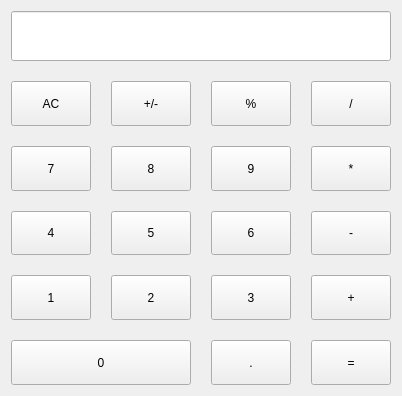
<?xml version="1.0" encoding="UTF-8"?>
<ui version="4.0">
 <class>Form</class>
 <widget class="QWidget" name="Form">
  <property name="geometry">
   <rect>
    <x>0</x>
    <y>0</y>
    <width>383</width>
    <height>396</height>
   </rect>
  </property>
  <property name="windowTitle">
   <string>Form</string>
  </property>
  <property name="styleSheet">
   <string notr="true"/>
  </property>
  <layout class="QGridLayout" name="gridLayout">
   <property name="spacing">
    <number>20</number>
   </property>
   <item row="5" column="3">
    <widget class="CalculatorBtn" name="pushButton_17">
     <property name="sizePolicy">
      <sizepolicy hsizetype="Minimum" vsizetype="Expanding">
       <horstretch>0</horstretch>
       <verstretch>0</verstretch>
      </sizepolicy>
     </property>
     <property name="text">
      <string>=</string>
     </property>
     <property name="checkable">
      <bool>true</bool>
     </property>
     <property name="autoExclusive">
      <bool>true</bool>
     </property>
     <property name="bg" stdset="0">
      <string>equal</string>
     </property>
     <property name="role" stdset="0">
      <string>calculate</string>
     </property>
    </widget>
   </item>
   <item row="2" column="2">
    <widget class="CalculatorBtn" name="pushButton_8">
     <property name="sizePolicy">
      <sizepolicy hsizetype="Minimum" vsizetype="Expanding">
       <horstretch>0</horstretch>
       <verstretch>0</verstretch>
      </sizepolicy>
     </property>
     <property name="text">
      <string>9</string>
     </property>
     <property name="checkable">
      <bool>true</bool>
     </property>
     <property name="autoExclusive">
      <bool>true</bool>
     </property>
     <property name="bg" stdset="0">
      <string>gray</string>
     </property>
     <property name="role" stdset="0">
      <string>num</string>
     </property>
    </widget>
   </item>
   <item row="2" column="1">
    <widget class="CalculatorBtn" name="pushButton_7">
     <property name="sizePolicy">
      <sizepolicy hsizetype="Minimum" vsizetype="Expanding">
       <horstretch>0</horstretch>
       <verstretch>0</verstretch>
      </sizepolicy>
     </property>
     <property name="text">
      <string>8</string>
     </property>
     <property name="checkable">
      <bool>true</bool>
     </property>
     <property name="autoExclusive">
      <bool>true</bool>
     </property>
     <property name="bg" stdset="0">
      <string>gray</string>
     </property>
     <property name="role" stdset="0">
      <string>num</string>
     </property>
    </widget>
   </item>
   <item row="2" column="0">
    <widget class="CalculatorBtn" name="pushButton_6">
     <property name="sizePolicy">
      <sizepolicy hsizetype="Minimum" vsizetype="Expanding">
       <horstretch>0</horstretch>
       <verstretch>0</verstretch>
      </sizepolicy>
     </property>
     <property name="text">
      <string>7</string>
     </property>
     <property name="checkable">
      <bool>true</bool>
     </property>
     <property name="autoExclusive">
      <bool>true</bool>
     </property>
     <property name="bg" stdset="0">
      <string>gray</string>
     </property>
     <property name="role" stdset="0">
      <string>num</string>
     </property>
    </widget>
   </item>
   <item row="1" column="1">
    <widget class="CalculatorBtn" name="pushButton_2">
     <property name="sizePolicy">
      <sizepolicy hsizetype="Minimum" vsizetype="Expanding">
       <horstretch>0</horstretch>
       <verstretch>0</verstretch>
      </sizepolicy>
     </property>
     <property name="text">
      <string>+/-</string>
     </property>
     <property name="checkable">
      <bool>true</bool>
     </property>
     <property name="autoExclusive">
      <bool>true</bool>
     </property>
     <property name="bg" stdset="0">
      <string>lightgray</string>
     </property>
     <property name="role" stdset="0">
      <string>num</string>
     </property>
    </widget>
   </item>
   <item row="1" column="3">
    <widget class="CalculatorBtn" name="pushButton_4">
     <property name="sizePolicy">
      <sizepolicy hsizetype="Minimum" vsizetype="Expanding">
       <horstretch>0</horstretch>
       <verstretch>0</verstretch>
      </sizepolicy>
     </property>
     <property name="text">
      <string>/</string>
     </property>
     <property name="checkable">
      <bool>true</bool>
     </property>
     <property name="autoExclusive">
      <bool>true</bool>
     </property>
     <property name="bg" stdset="0">
      <string>orange</string>
     </property>
     <property name="role" stdset="0">
      <string>operator</string>
     </property>
    </widget>
   </item>
   <item row="1" column="2">
    <widget class="CalculatorBtn" name="pushButton_3">
     <property name="sizePolicy">
      <sizepolicy hsizetype="Minimum" vsizetype="Expanding">
       <horstretch>0</horstretch>
       <verstretch>0</verstretch>
      </sizepolicy>
     </property>
     <property name="text">
      <string>%</string>
     </property>
     <property name="checkable">
      <bool>true</bool>
     </property>
     <property name="autoExclusive">
      <bool>true</bool>
     </property>
     <property name="bg" stdset="0">
      <string>lightgray</string>
     </property>
     <property name="role" stdset="0">
      <string>num</string>
     </property>
    </widget>
   </item>
   <item row="0" column="0" colspan="4">
    <widget class="QLineEdit" name="lineEdit">
     <property name="enabled">
      <bool>true</bool>
     </property>
     <property name="minimumSize">
      <size>
       <width>0</width>
       <height>50</height>
      </size>
     </property>
     <property name="font">
      <font>
       <pointsize>20</pointsize>
       <weight>75</weight>
       <bold>true</bold>
      </font>
     </property>
     <property name="text">
      <string/>
     </property>
     <property name="alignment">
      <set>Qt::AlignRight|Qt::AlignTrailing|Qt::AlignVCenter</set>
     </property>
     <property name="readOnly">
      <bool>true</bool>
     </property>
    </widget>
   </item>
   <item row="2" column="3">
    <widget class="CalculatorBtn" name="pushButton_5">
     <property name="sizePolicy">
      <sizepolicy hsizetype="Minimum" vsizetype="Expanding">
       <horstretch>0</horstretch>
       <verstretch>0</verstretch>
      </sizepolicy>
     </property>
     <property name="text">
      <string>*</string>
     </property>
     <property name="checkable">
      <bool>true</bool>
     </property>
     <property name="autoExclusive">
      <bool>true</bool>
     </property>
     <property name="bg" stdset="0">
      <string>orange</string>
     </property>
     <property name="role" stdset="0">
      <string>operator</string>
     </property>
    </widget>
   </item>
   <item row="4" column="1">
    <widget class="CalculatorBtn" name="pushButton_15">
     <property name="sizePolicy">
      <sizepolicy hsizetype="Minimum" vsizetype="Expanding">
       <horstretch>0</horstretch>
       <verstretch>0</verstretch>
      </sizepolicy>
     </property>
     <property name="text">
      <string>2</string>
     </property>
     <property name="checkable">
      <bool>true</bool>
     </property>
     <property name="autoExclusive">
      <bool>true</bool>
     </property>
     <property name="bg" stdset="0">
      <string>gray</string>
     </property>
     <property name="role" stdset="0">
      <string>num</string>
     </property>
    </widget>
   </item>
   <item row="4" column="2">
    <widget class="CalculatorBtn" name="pushButton_16">
     <property name="sizePolicy">
      <sizepolicy hsizetype="Minimum" vsizetype="Expanding">
       <horstretch>0</horstretch>
       <verstretch>0</verstretch>
      </sizepolicy>
     </property>
     <property name="text">
      <string>3</string>
     </property>
     <property name="checkable">
      <bool>true</bool>
     </property>
     <property name="autoExclusive">
      <bool>true</bool>
     </property>
     <property name="bg" stdset="0">
      <string>gray</string>
     </property>
     <property name="role" stdset="0">
      <string>num</string>
     </property>
    </widget>
   </item>
   <item row="3" column="1">
    <widget class="CalculatorBtn" name="pushButton_11">
     <property name="sizePolicy">
      <sizepolicy hsizetype="Minimum" vsizetype="Expanding">
       <horstretch>0</horstretch>
       <verstretch>0</verstretch>
      </sizepolicy>
     </property>
     <property name="text">
      <string>5</string>
     </property>
     <property name="checkable">
      <bool>true</bool>
     </property>
     <property name="autoExclusive">
      <bool>true</bool>
     </property>
     <property name="bg" stdset="0">
      <string>gray</string>
     </property>
     <property name="role" stdset="0">
      <string>num</string>
     </property>
    </widget>
   </item>
   <item row="4" column="0">
    <widget class="CalculatorBtn" name="pushButton_14">
     <property name="sizePolicy">
      <sizepolicy hsizetype="Minimum" vsizetype="Expanding">
       <horstretch>0</horstretch>
       <verstretch>0</verstretch>
      </sizepolicy>
     </property>
     <property name="text">
      <string>1</string>
     </property>
     <property name="checkable">
      <bool>true</bool>
     </property>
     <property name="autoExclusive">
      <bool>true</bool>
     </property>
     <property name="bg" stdset="0">
      <string>gray</string>
     </property>
     <property name="role" stdset="0">
      <string>num</string>
     </property>
    </widget>
   </item>
   <item row="3" column="3">
    <widget class="CalculatorBtn" name="pushButton_9">
     <property name="sizePolicy">
      <sizepolicy hsizetype="Minimum" vsizetype="Expanding">
       <horstretch>0</horstretch>
       <verstretch>0</verstretch>
      </sizepolicy>
     </property>
     <property name="text">
      <string>-</string>
     </property>
     <property name="checkable">
      <bool>true</bool>
     </property>
     <property name="autoExclusive">
      <bool>true</bool>
     </property>
     <property name="bg" stdset="0">
      <string>orange</string>
     </property>
     <property name="role" stdset="0">
      <string>operator</string>
     </property>
    </widget>
   </item>
   <item row="3" column="0">
    <widget class="CalculatorBtn" name="pushButton_10">
     <property name="sizePolicy">
      <sizepolicy hsizetype="Minimum" vsizetype="Expanding">
       <horstretch>0</horstretch>
       <verstretch>0</verstretch>
      </sizepolicy>
     </property>
     <property name="text">
      <string>4</string>
     </property>
     <property name="checkable">
      <bool>true</bool>
     </property>
     <property name="autoExclusive">
      <bool>true</bool>
     </property>
     <property name="bg" stdset="0">
      <string>gray</string>
     </property>
     <property name="role" stdset="0">
      <string>num</string>
     </property>
    </widget>
   </item>
   <item row="3" column="2">
    <widget class="CalculatorBtn" name="pushButton_12">
     <property name="sizePolicy">
      <sizepolicy hsizetype="Minimum" vsizetype="Expanding">
       <horstretch>0</horstretch>
       <verstretch>0</verstretch>
      </sizepolicy>
     </property>
     <property name="text">
      <string>6</string>
     </property>
     <property name="checkable">
      <bool>true</bool>
     </property>
     <property name="autoExclusive">
      <bool>true</bool>
     </property>
     <property name="bg" stdset="0">
      <string>gray</string>
     </property>
     <property name="role" stdset="0">
      <string>num</string>
     </property>
    </widget>
   </item>
   <item row="5" column="2">
    <widget class="CalculatorBtn" name="pushButton_20">
     <property name="sizePolicy">
      <sizepolicy hsizetype="Minimum" vsizetype="Expanding">
       <horstretch>0</horstretch>
       <verstretch>0</verstretch>
      </sizepolicy>
     </property>
     <property name="text">
      <string>.</string>
     </property>
     <property name="checkable">
      <bool>true</bool>
     </property>
     <property name="autoExclusive">
      <bool>true</bool>
     </property>
     <property name="bg" stdset="0">
      <string>gray</string>
     </property>
     <property name="role" stdset="0">
      <string>num</string>
     </property>
    </widget>
   </item>
   <item row="4" column="3">
    <widget class="CalculatorBtn" name="pushButton_13">
     <property name="sizePolicy">
      <sizepolicy hsizetype="Minimum" vsizetype="Expanding">
       <horstretch>0</horstretch>
       <verstretch>0</verstretch>
      </sizepolicy>
     </property>
     <property name="text">
      <string>+</string>
     </property>
     <property name="checkable">
      <bool>true</bool>
     </property>
     <property name="autoExclusive">
      <bool>true</bool>
     </property>
     <property name="bg" stdset="0">
      <string>orange</string>
     </property>
     <property name="role" stdset="0">
      <string>operator</string>
     </property>
    </widget>
   </item>
   <item row="5" column="0" colspan="2">
    <widget class="CalculatorBtn" name="pushButton_18">
     <property name="sizePolicy">
      <sizepolicy hsizetype="Minimum" vsizetype="Expanding">
       <horstretch>0</horstretch>
       <verstretch>0</verstretch>
      </sizepolicy>
     </property>
     <property name="text">
      <string>0</string>
     </property>
     <property name="checkable">
      <bool>true</bool>
     </property>
     <property name="autoExclusive">
      <bool>true</bool>
     </property>
     <property name="bg" stdset="0">
      <string>gray</string>
     </property>
     <property name="role" stdset="0">
      <string>num</string>
     </property>
    </widget>
   </item>
   <item row="1" column="0">
    <widget class="CalculatorBtn" name="pushButton">
     <property name="sizePolicy">
      <sizepolicy hsizetype="Minimum" vsizetype="Expanding">
       <horstretch>0</horstretch>
       <verstretch>0</verstretch>
      </sizepolicy>
     </property>
     <property name="text">
      <string>AC</string>
     </property>
     <property name="checkable">
      <bool>true</bool>
     </property>
     <property name="autoExclusive">
      <bool>true</bool>
     </property>
     <property name="bg" stdset="0">
      <string>lightgray</string>
     </property>
     <property name="role" stdset="0">
      <string>clear</string>
     </property>
    </widget>
   </item>
  </layout>
 </widget>
 <customwidgets>
  <customwidget>
   <class>CalculatorBtn</class>
   <extends>QPushButton</extends>
   <header>Calculator_Btn.h</header>
   <slots>
    <signal>key_pressed()</signal>
    <slot>get_key()</slot>
   </slots>
  </customwidget>
 </customwidgets>
 <resources/>
 <connections>
  <connection>
   <sender>pushButton</sender>
   <signal>key_pressed()</signal>
   <receiver>Form</receiver>
   <slot>get_key()</slot>
   <hints>
    <hint type="sourcelabel">
     <x>63</x>
     <y>89</y>
    </hint>
    <hint type="destinationlabel">
     <x>-16</x>
     <y>97</y>
    </hint>
   </hints>
  </connection>
  <connection>
   <sender>pushButton_2</sender>
   <signal>key_pressed()</signal>
   <receiver>Form</receiver>
   <slot>get_key()</slot>
   <hints>
    <hint type="sourcelabel">
     <x>141</x>
     <y>102</y>
    </hint>
    <hint type="destinationlabel">
     <x>-9</x>
     <y>73</y>
    </hint>
   </hints>
  </connection>
  <connection>
   <sender>pushButton_3</sender>
   <signal>key_pressed()</signal>
   <receiver>Form</receiver>
   <slot>get_key()</slot>
   <hints>
    <hint type="sourcelabel">
     <x>234</x>
     <y>113</y>
    </hint>
    <hint type="destinationlabel">
     <x>394</x>
     <y>69</y>
    </hint>
   </hints>
  </connection>
  <connection>
   <sender>pushButton_4</sender>
   <signal>key_pressed()</signal>
   <receiver>Form</receiver>
   <slot>get_key()</slot>
   <hints>
    <hint type="sourcelabel">
     <x>321</x>
     <y>105</y>
    </hint>
    <hint type="destinationlabel">
     <x>408</x>
     <y>95</y>
    </hint>
   </hints>
  </connection>
  <connection>
   <sender>pushButton_6</sender>
   <signal>key_pressed()</signal>
   <receiver>Form</receiver>
   <slot>get_key()</slot>
   <hints>
    <hint type="sourcelabel">
     <x>65</x>
     <y>172</y>
    </hint>
    <hint type="destinationlabel">
     <x>-47</x>
     <y>167</y>
    </hint>
   </hints>
  </connection>
  <connection>
   <sender>pushButton_7</sender>
   <signal>key_pressed()</signal>
   <receiver>Form</receiver>
   <slot>get_key()</slot>
   <hints>
    <hint type="sourcelabel">
     <x>113</x>
     <y>173</y>
    </hint>
    <hint type="destinationlabel">
     <x>-75</x>
     <y>180</y>
    </hint>
   </hints>
  </connection>
  <connection>
   <sender>pushButton_8</sender>
   <signal>key_pressed()</signal>
   <receiver>Form</receiver>
   <slot>get_key()</slot>
   <hints>
    <hint type="sourcelabel">
     <x>252</x>
     <y>182</y>
    </hint>
    <hint type="destinationlabel">
     <x>401</x>
     <y>141</y>
    </hint>
   </hints>
  </connection>
  <connection>
   <sender>pushButton_5</sender>
   <signal>key_pressed()</signal>
   <receiver>Form</receiver>
   <slot>get_key()</slot>
   <hints>
    <hint type="sourcelabel">
     <x>349</x>
     <y>173</y>
    </hint>
    <hint type="destinationlabel">
     <x>405</x>
     <y>173</y>
    </hint>
   </hints>
  </connection>
  <connection>
   <sender>pushButton_10</sender>
   <signal>key_pressed()</signal>
   <receiver>Form</receiver>
   <slot>get_key()</slot>
   <hints>
    <hint type="sourcelabel">
     <x>40</x>
     <y>230</y>
    </hint>
    <hint type="destinationlabel">
     <x>-103</x>
     <y>226</y>
    </hint>
   </hints>
  </connection>
  <connection>
   <sender>pushButton_11</sender>
   <signal>key_pressed()</signal>
   <receiver>Form</receiver>
   <slot>get_key()</slot>
   <hints>
    <hint type="sourcelabel">
     <x>131</x>
     <y>241</y>
    </hint>
    <hint type="destinationlabel">
     <x>-53</x>
     <y>236</y>
    </hint>
   </hints>
  </connection>
  <connection>
   <sender>pushButton_12</sender>
   <signal>key_pressed()</signal>
   <receiver>Form</receiver>
   <slot>get_key()</slot>
   <hints>
    <hint type="sourcelabel">
     <x>221</x>
     <y>224</y>
    </hint>
    <hint type="destinationlabel">
     <x>393</x>
     <y>217</y>
    </hint>
   </hints>
  </connection>
  <connection>
   <sender>pushButton_9</sender>
   <signal>key_pressed()</signal>
   <receiver>Form</receiver>
   <slot>get_key()</slot>
   <hints>
    <hint type="sourcelabel">
     <x>344</x>
     <y>235</y>
    </hint>
    <hint type="destinationlabel">
     <x>406</x>
     <y>240</y>
    </hint>
   </hints>
  </connection>
  <connection>
   <sender>pushButton_14</sender>
   <signal>key_pressed()</signal>
   <receiver>Form</receiver>
   <slot>get_key()</slot>
   <hints>
    <hint type="sourcelabel">
     <x>47</x>
     <y>305</y>
    </hint>
    <hint type="destinationlabel">
     <x>-79</x>
     <y>287</y>
    </hint>
   </hints>
  </connection>
  <connection>
   <sender>pushButton_15</sender>
   <signal>key_pressed()</signal>
   <receiver>Form</receiver>
   <slot>get_key()</slot>
   <hints>
    <hint type="sourcelabel">
     <x>141</x>
     <y>300</y>
    </hint>
    <hint type="destinationlabel">
     <x>-19</x>
     <y>305</y>
    </hint>
   </hints>
  </connection>
  <connection>
   <sender>pushButton_16</sender>
   <signal>key_pressed()</signal>
   <receiver>Form</receiver>
   <slot>get_key()</slot>
   <hints>
    <hint type="sourcelabel">
     <x>244</x>
     <y>294</y>
    </hint>
    <hint type="destinationlabel">
     <x>409</x>
     <y>275</y>
    </hint>
   </hints>
  </connection>
  <connection>
   <sender>pushButton_13</sender>
   <signal>key_pressed()</signal>
   <receiver>Form</receiver>
   <slot>get_key()</slot>
   <hints>
    <hint type="sourcelabel">
     <x>359</x>
     <y>298</y>
    </hint>
    <hint type="destinationlabel">
     <x>424</x>
     <y>296</y>
    </hint>
   </hints>
  </connection>
  <connection>
   <sender>pushButton_18</sender>
   <signal>key_pressed()</signal>
   <receiver>Form</receiver>
   <slot>get_key()</slot>
   <hints>
    <hint type="sourcelabel">
     <x>67</x>
     <y>366</y>
    </hint>
    <hint type="destinationlabel">
     <x>-54</x>
     <y>362</y>
    </hint>
   </hints>
  </connection>
  <connection>
   <sender>pushButton_20</sender>
   <signal>key_pressed()</signal>
   <receiver>Form</receiver>
   <slot>get_key()</slot>
   <hints>
    <hint type="sourcelabel">
     <x>240</x>
     <y>362</y>
    </hint>
    <hint type="destinationlabel">
     <x>395</x>
     <y>345</y>
    </hint>
   </hints>
  </connection>
  <connection>
   <sender>pushButton_17</sender>
   <signal>key_pressed()</signal>
   <receiver>Form</receiver>
   <slot>get_key()</slot>
   <hints>
    <hint type="sourcelabel">
     <x>345</x>
     <y>364</y>
    </hint>
    <hint type="destinationlabel">
     <x>444</x>
     <y>363</y>
    </hint>
   </hints>
  </connection>
 </connections>
 <slots>
  <slot>get_key()</slot>
 </slots>
</ui>
